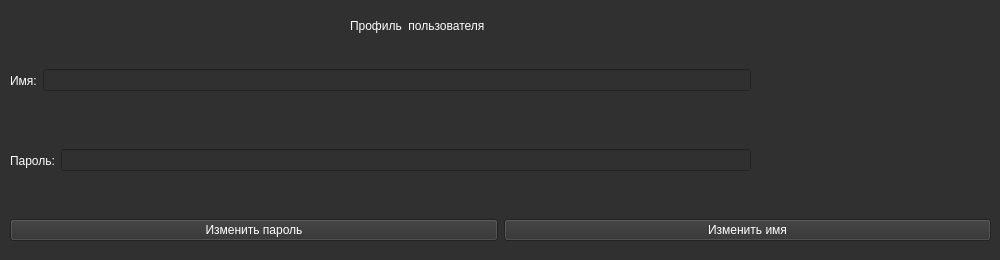
<?xml version="1.0" encoding="UTF-8"?>
<ui version="4.0">
 <class>MainWindow</class>
 <widget class="QMainWindow" name="MainWindow">
  <property name="geometry">
   <rect>
    <x>0</x>
    <y>0</y>
    <width>1000</width>
    <height>260</height>
   </rect>
  </property>
  <property name="windowTitle">
   <string>MainWindow</string>
  </property>
  <property name="styleSheet">
   <string notr="true">background-color: rgb(48, 48, 48);
color: rgb(255, 255, 255);
</string>
  </property>
  <widget class="QWidget" name="centralwidget">
   <widget class="QLabel" name="label">
    <property name="geometry">
     <rect>
      <x>350</x>
      <y>10</y>
      <width>301</width>
      <height>31</height>
     </rect>
    </property>
    <property name="styleSheet">
     <string notr="true">background-color: rgb(48, 48, 48);
color: rgb(255, 255, 255);
font: 20pt &quot;MS Shell Dlg 2&quot;;</string>
    </property>
    <property name="text">
     <string>Профиль  пользователя </string>
    </property>
   </widget>
   <widget class="QWidget" name="horizontalLayoutWidget_2">
    <property name="geometry">
     <rect>
      <x>10</x>
      <y>50</y>
      <width>741</width>
      <height>61</height>
     </rect>
    </property>
    <layout class="QHBoxLayout" name="horizontalLayout_3">
     <item>
      <widget class="QLabel" name="label_3">
       <property name="styleSheet">
        <string notr="true">background-color: rgb(48, 48, 48);
color: rgb(255, 255, 255);
font: 16pt &quot;MS Shell Dlg 2&quot;;</string>
       </property>
       <property name="text">
        <string>Имя:</string>
       </property>
      </widget>
     </item>
     <item>
      <widget class="QLineEdit" name="lineEdit_name">
       <property name="styleSheet">
        <string notr="true">background-color: rgb(48, 48, 48);
color: rgb(255, 255, 255);
font: 16pt &quot;MS Shell Dlg 2&quot;;</string>
       </property>
      </widget>
     </item>
    </layout>
   </widget>
   <widget class="QLabel" name="error_name">
    <property name="geometry">
     <rect>
      <x>760</x>
      <y>70</y>
      <width>241</width>
      <height>21</height>
     </rect>
    </property>
    <property name="styleSheet">
     <string notr="true">background-color: rgb(48, 48, 48);
color: rgb(255, 255, 255);
font: 10pt &quot;MS Shell Dlg 2&quot;;</string>
    </property>
    <property name="text">
     <string/>
    </property>
   </widget>
   <widget class="QWidget" name="horizontalLayoutWidget_3">
    <property name="geometry">
     <rect>
      <x>10</x>
      <y>130</y>
      <width>741</width>
      <height>61</height>
     </rect>
    </property>
    <layout class="QHBoxLayout" name="horizontalLayout_4">
     <item>
      <widget class="QLabel" name="label_4">
       <property name="styleSheet">
        <string notr="true">background-color: rgb(48, 48, 48);
color: rgb(255, 255, 255);
font: 16pt &quot;MS Shell Dlg 2&quot;;</string>
       </property>
       <property name="text">
        <string>Пароль:</string>
       </property>
      </widget>
     </item>
     <item>
      <widget class="QLineEdit" name="lineEdit_pass">
       <property name="styleSheet">
        <string notr="true">background-color: rgb(48, 48, 48);
color: rgb(255, 255, 255);
font: 16pt &quot;MS Shell Dlg 2&quot;;</string>
       </property>
      </widget>
     </item>
    </layout>
   </widget>
   <widget class="QLabel" name="error_pass">
    <property name="geometry">
     <rect>
      <x>760</x>
      <y>150</y>
      <width>241</width>
      <height>21</height>
     </rect>
    </property>
    <property name="styleSheet">
     <string notr="true">background-color: rgb(48, 48, 48);
color: rgb(255, 255, 255);
font: 10pt &quot;MS Shell Dlg 2&quot;;</string>
    </property>
    <property name="text">
     <string/>
    </property>
   </widget>
   <widget class="QWidget" name="horizontalLayoutWidget">
    <property name="geometry">
     <rect>
      <x>10</x>
      <y>210</y>
      <width>981</width>
      <height>41</height>
     </rect>
    </property>
    <layout class="QHBoxLayout" name="horizontalLayout">
     <item>
      <widget class="QPushButton" name="changepass">
       <property name="styleSheet">
        <string notr="true">background-color: rgb(48, 48, 48);
color: rgb(255, 255, 255);
font: 16pt &quot;MS Shell Dlg 2&quot;;</string>
       </property>
       <property name="text">
        <string>Изменить пароль</string>
       </property>
      </widget>
     </item>
     <item>
      <widget class="QPushButton" name="changename">
       <property name="styleSheet">
        <string notr="true">background-color: rgb(48, 48, 48);
color: rgb(255, 255, 255);
font: 16pt &quot;MS Shell Dlg 2&quot;;</string>
       </property>
       <property name="text">
        <string>Изменить имя</string>
       </property>
      </widget>
     </item>
    </layout>
   </widget>
  </widget>
 </widget>
 <resources/>
 <connections/>
</ui>
